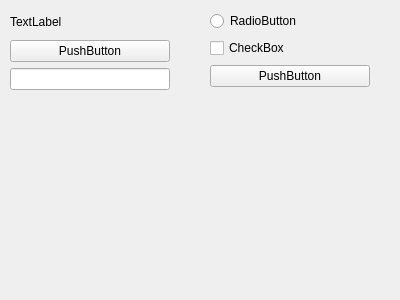
<?xml version="1.0" encoding="UTF-8"?>
<ui version="4.0">
 <class>Form</class>
 <widget class="QWidget" name="Form">
  <property name="geometry">
   <rect>
    <x>0</x>
    <y>0</y>
    <width>400</width>
    <height>300</height>
   </rect>
  </property>
  <property name="windowTitle">
   <string>Form</string>
  </property>
  <widget class="QWidget" name="verticalLayoutWidget">
   <property name="geometry">
    <rect>
     <x>10</x>
     <y>10</y>
     <width>160</width>
     <height>80</height>
    </rect>
   </property>
   <layout class="QVBoxLayout" name="verticalLayout">
    <item>
     <widget class="QLabel" name="label">
      <property name="text">
       <string>TextLabel</string>
      </property>
     </widget>
    </item>
    <item>
     <widget class="QPushButton" name="pushButton">
      <property name="text">
       <string>PushButton</string>
      </property>
     </widget>
    </item>
    <item>
     <widget class="QLineEdit" name="lineEdit"/>
    </item>
   </layout>
  </widget>
  <widget class="QWidget" name="verticalLayoutWidget_2">
   <property name="geometry">
    <rect>
     <x>210</x>
     <y>10</y>
     <width>160</width>
     <height>80</height>
    </rect>
   </property>
   <layout class="QVBoxLayout" name="verticalLayout_2">
    <item>
     <widget class="QRadioButton" name="radioButton">
      <property name="text">
       <string>RadioButton</string>
      </property>
     </widget>
    </item>
    <item>
     <widget class="QCheckBox" name="checkBox">
      <property name="text">
       <string>CheckBox</string>
      </property>
     </widget>
    </item>
    <item>
     <widget class="QPushButton" name="pushButton_2">
      <property name="text">
       <string>PushButton</string>
      </property>
     </widget>
    </item>
   </layout>
  </widget>
 </widget>
 <resources/>
 <connections/>
</ui>
